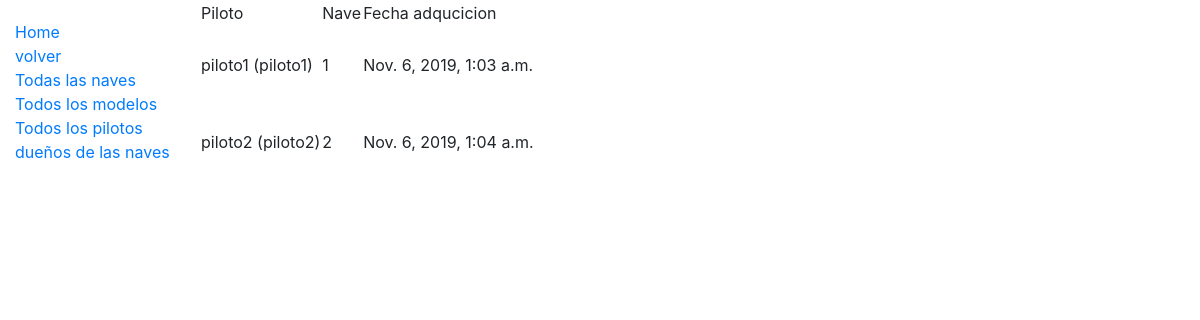
The app's page /templates/dueños.html with its own data.
### GestionNaves/models.py (models this page shows, shortened)
class DueñoNave(models.Model):
    Piloto = models.ForeignKey(Piloto,null =False,blank = False, on_delete = models.CASCADE)
    Nave = models.ForeignKey(Nave,null =False,blank = False, on_delete = models.CASCADE)
    fechAdquisicion = models.DateTimeField(auto_now_add=True)

class Piloto(models.Model):
    nombrePiloto = models.CharField(max_length=200)
    apellidos = models.CharField(max_length=200)
    edad=models.PositiveIntegerField()
    fechnac = models.DateField()
    fotoPiloto = models.ImageField(upload_to= 'static/img',default = 'static/img')
    def __str__(self):
        return "{0}  ({1})".format(self.nombrePiloto, self.apellidos)

class Nave(models.Model):
    nombreNave = models.CharField(max_length=200)
    Modelo = models.ForeignKey(Modelo,on_delete = models.CASCADE,null = False)
    fechaCreacion = models.DateField()
    idNave = models.CharField(max_length=200)
    fotoNave = models.ImageField(upload_to= 'static/img',default = 'static/img')
    def __str__(self):
        return self.idNave

### GestionNaves/views.py (called while the page is built)
def DueñoLista(request):
    dueñe = DueñoNave.objects.all()
    contexto = {'Dueño':dueñe}
    return render(
        request,
        'duennos.html',
        contexto
    )

### GestionNaves/templates/duennos.html
{% extends "base_generic.html" %}
{% block content %}
      <table class="Tablita">
          <thead>
              <tr>
                  <td>Piloto</td>
                  <td>Nave</td>
                  <td>Fecha adqucicion
                  </td>
              </tr>
          </thead>
          <tbody>
              {% if Dueño %}
              {% for dueñe in Dueño %}
              <tr>
                  <td>{{ dueñe.Piloto }}</td>
                  <td>{{ dueñe.Nave}}</td>
                  <td>{{ dueñe.fechAdquisicion}}</td>
              </tr>
              {% endfor %}
              {% else %}
              <h1>No hay Registros de naves</h1>
              {% endif %}
          </tbody>
      </table>
{% endblock %}

### records on screen
DueñoNave: Piloto "piloto1 (piloto1)", Nave "1", fechAdquisicion "Nov. 6, 2019, 1:03 a.m."
DueñoNave: Piloto "piloto2 (piloto2)", Nave "2", fechAdquisicion "Nov. 6, 2019, 1:04 a.m."
